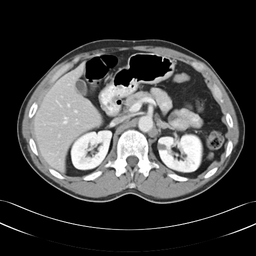
#> input picture data/images/ct3.png, 256 x 256 px, shrunk from 512 x 512 before the run
$ python add_poisson_noise_filter.py
#> lines starting #> are read from the running program, lines starting #| are printed output that depends on the picture; long printed decimals are rounded
import warnings
import numpy as np
import matplotlib.pyplot as plt
import bm3d
from skimage.restoration import denoise_nl_means, estimate_sigma
from skimage import data
from skimage.color import rgb2gray
from skimage.io import imread
from skimage.io import imshow, imsave
from skimage.util import img_as_float, img_as_ubyte, random_noise
from skimage.transform import radon, iradon, iradon_sart
from skimage.metrics import peak_signal_noise_ratio, structural_similarity

# To avoid unnecessary warning messages
warnings.simplefilter(action='ignore')

def anscombe_transform(image):
    """Apply the Anscombe transform to the image."""
    return 2 * np.sqrt(image + 3.0/8.0)

def inverse_anscombe_transform(transformed_image):
    """Apply the inverse Anscombe transform to the image."""
    return (transformed_image / 2) ** 2 - 3.0/8.0

# Para ruído Poisson-Gaussiano essa é a verdadeira Transformada de Anscombe (generalizada)
# REF: https://github.com/broxtronix/pymultiscale/blob/master/pymultiscale/anscombe.py
def generalized_anscombe_transform(image, sigma=0, mu=0, gain=1.0): # sigma é o desvio padrão do ruído
    """Apply the Anscombe transform to the image."""
    y = gain*image + (gain**2)*3.0/8.0 + sigma**2 - gain*mu
    return (2.0/gain)*np.sqrt(np.maximum(y, 0.0))

# Para ruído Poisson-Gaussiano essa é a verdadeira Transformada Inversa de Anscombe (generalizada)
# REF: https://github.com/broxtronix/pymultiscale/blob/master/pymultiscale/anscombe.py
# REF: https://en.wikipedia.org/wiki/Anscombe_transform
def exact_inverse_anscombe_transform(transformed_image, sigma=0, mu=0, gain=1.0): # sigma é o desvio padrão do ruído
    """Apply the inverse Anscombe transform to the image."""
    exact_inverse = np.power(transformed_image/2.0, 2.0) + 1.0/4.0*np.sqrt(3.0/2.0)*np.power(transformed_image, -1.0) - 11.0/8.0*np.power(transformed_image, -2.0) + 5.0/8.0*np.sqrt(3.0/2.0)*np.power(transformed_image, -3.0) - 1.0/8.0 - sigma**2
    exact_inverse = np.maximum(0.0, exact_inverse)
    return exact_inverse

########################################
# Início
########################################
img = imread('data/images/ct3.png')
#> img is the input picture: shape (256, 256); min 0, max 255, mean 61.3
# [7 lines of commented-out code are left out]
if len(img.shape) > 2:
    img = rgb2gray(img)   # valores convertidos ficam entre 0 e 1
    img = 255*img

img = img.astype(np.uint8)              # Converte para uint8

nlin = img.shape[0]
#> nlin = 256
ncol = img.shape[1]
#> ncol = 256
n = nlin*ncol
#> n = 65536

# Normalize image
y = (255*((img - img.min())/(img.max() - img.min()))).astype(int)
y = ((img - img.min())/(img.max() - img.min()))
imsave('CT.png', img_as_ubyte(y))   # pixels de 0 a 255

# Radon transform
theta = np.linspace(0.0, 180.0, max(img.shape), endpoint=False)
#> theta = 256 values from 0 to 179.3
sinogram = radon(y, theta=theta)
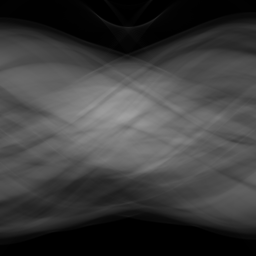
#> sinogram: shape (256, 256) float64; min 0, max 161, mean 61.2

# Reconstruction without noise in the projections
# filters = ramp, shepp-logan, cosine, hamming, hann
rec = iradon(sinogram, theta=theta)
#rec = iradon(sinogram, theta=theta, filter_name='shepp-logan')
z = (255*((rec - rec.min())/(rec.max() - rec.min()))).astype(int)
# Optional: Make the background zero (black)
z[np.where(y==0)] = 0
imsave('REC.png', img_as_ubyte(z))  # pixels de 0 a 255
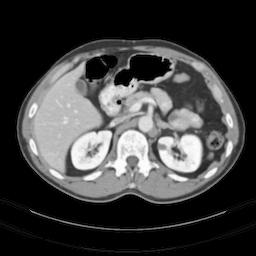
#> saved as REC.png: shape (256, 256); min 0, max 255, mean 63.1

# Adiciona ruído Poisson
# Quanto maior, menos ruído Poisson
MAX = sinogram.max()
#> MAX = 161
#PEAK = 5000
#PEAK = 10000
PEAK = 13000
sinogram_n = np.random.poisson(sinogram/MAX*PEAK)/PEAK*MAX

# Reconstruction with noise in the projections
# filters = ramp, shepp-logan, cosine, hamming, hann
rec_n = iradon(sinogram_n, theta=theta)
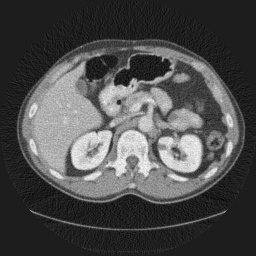
#> rec_n: shape (256, 256) float64; min -0.151, max 1.14, mean 0.239; drawn with min black and max white
#rec_n = iradon(sinogram_n, theta=theta, filter_name='shepp-logan')
x = (255*((rec_n - rec_n.min())/(rec_n.max() - rec_n.min()))).astype(int)
# Optional: Make the background zero (black)
x[np.where(y==0)] = 0
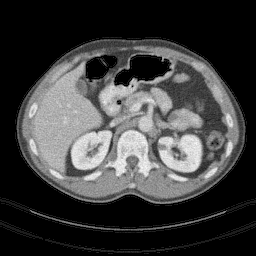
#> x: shape (256, 256) int64; min 0, max 255, mean 60.9
imsave('REC_n.png', img_as_ubyte(x))  # pixels de 0 a 255


################################################################
# Nesse ponto x é a imagem sem ruído e z é a imagem com ruído
################################################################
psnr_noisy = peak_signal_noise_ratio(z.astype(np.uint8), x.astype(np.uint8), )
#> psnr_noisy = 28.42
print('PSNR imagem ruidosa: ', psnr_noisy)
#| PSNR imagem ruidosa:  28.415

# Inicializa parâmetros
sigma_multipliers = np.arange(0.1, 2.5, 0.1)
# Estima o desvio padrão da imagem ruidosa
sigma_est = estimate_sigma(x.astype(float), channel_axis=None)
#> sigma_est = 6.9

# NLM padrão
for sigma_multiplier in sigma_multipliers:
    img_denoised_nlm = denoise_nl_means(x.astype(float), h=sigma_multiplier*sigma_est, fast_mode=True, patch_size=4, patch_distance=7, channel_axis=None)
    psnr_nlm = peak_signal_noise_ratio(z.astype(np.uint8), img_denoised_nlm.astype(np.uint8))
    print('PSNR imagem NLM: ', psnr_nlm)
    #ssim_nlm = structural_similarity(z.astype(np.uint8), img_denoised_nlm.astype(np.uint8))
    #print('SSIM imagem NLM: ', ssim_nlm)
    imsave('NLM_'+str(sigma_multiplier)+'.png', img_denoised_nlm.astype(np.uint8))
#> this loop made 24 passes
#> psnr_nlm on passes 1 to 12: 28.42, 28.42, 28.42, 28.42, 28.46, 28.59, 28.75, 28.91, 29.03, 29.12, 29.18, 29.2
#| PSNR imagem NLM:  28.416
#| PSNR imagem NLM:  28.418
#| PSNR imagem NLM:  28.422
#| PSNR imagem NLM:  28.418
#| PSNR imagem NLM:  28.461
#| PSNR imagem NLM:  28.590
#| PSNR imagem NLM:  28.753
#| PSNR imagem NLM:  28.906
#> (further printed lines are left out)
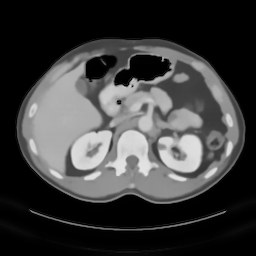
#> img_denoised_nlm: shape (256, 256) float64; min 0, max 228.2, mean 60.7

print()

# TA + NLM
# Inicializa parâmetros
sigma_multipliers = np.arange(0.01, 0.2, 0.005)
TA = generalized_anscombe_transform(x.astype(float), sigma_est)
#> in generalized_anscombe_transform, `return (2.0/gain)*np.sqrt(np.maximum(y, 0.0))`:
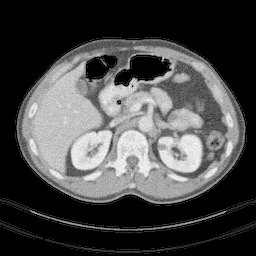
#> returned value: shape (256, 256) float64; min 13.86, max 34.82, mean 19.7; drawn with min black and max white
for sigma_multiplier in sigma_multipliers:
    img_denoised_nlm_ta = denoise_nl_means(TA, h=sigma_multiplier*sigma_est, fast_mode=True, patch_size=4, patch_distance=7, channel_axis=None)
    ITA = exact_inverse_anscombe_transform(img_denoised_nlm_ta, sigma_est)
    psnr_nlm_ta = peak_signal_noise_ratio(z.astype(np.uint8), ITA.astype(np.uint8))
    print('PSNR imagem NLM + TA: ', psnr_nlm_ta)
    #ssim_nlm_ta = structural_similarity(z.astype(np.uint8), ITA.astype(np.uint8))
    #print('SSIM imagem NLM + TA: ', ssim_nlm_ta)
    imsave('NLM_TA_'+str(sigma_multiplier)+'.png', img_denoised_nlm.astype(np.uint8))
#> this loop made 38 passes
#> psnr_nlm_ta on passes 1 to 12: 28.42, 28.42, 28.42, 28.41, 28.42, 28.46, 28.54, 28.63, 28.72, 28.81, 28.88, 28.95
#| PSNR imagem NLM + TA:  28.415
#| PSNR imagem NLM + TA:  28.415
#| PSNR imagem NLM + TA:  28.416
#| PSNR imagem NLM + TA:  28.414
#| PSNR imagem NLM + TA:  28.418
#| PSNR imagem NLM + TA:  28.459
#| PSNR imagem NLM + TA:  28.538
#| PSNR imagem NLM + TA:  28.631
#> (further printed lines are left out)
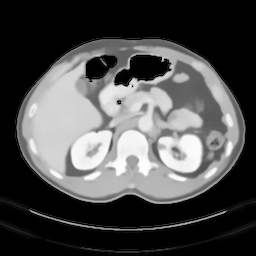
#> img_denoised_nlm_ta: shape (256, 256) float64; min 13.86, max 33.13, mean 19.7; drawn with min black and max white

$ run again, with data/images/ct4.png copied over data/images/ct3.png
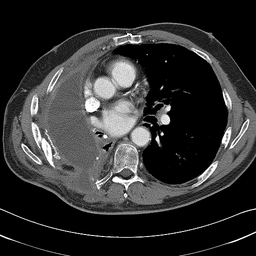
#> input picture data/images/ct4.png, 256 x 256 px, shrunk from 512 x 512 before the run
#> img is the input picture: shape (256, 256); min 0, max 255, mean 48.1
#> `sinogram = radon(y, theta=theta)`:
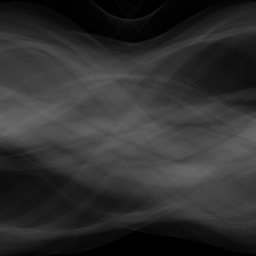
#> sinogram: shape (256, 256) float64; min 0, max 106.1, mean 47.8
#> MAX = 106.1
#> psnr_noisy = 34.57
#| PSNR imagem ruidosa:  34.571
#> sigma_est = 5.9
#> the loop `for sigma_multiplier in sigma_multipliers:` made 24 passes
#> psnr_nlm on passes 1 to 8: 34.57, 34.58, 34.59, 34.66, 34.86, 35.22, 35.58, 35.82
#> (printed output is left out)
#> the loop `for sigma_multiplier in sigma_multipliers:` made 38 passes
#> psnr_nlm_ta on passes 1 to 8: 34.57, 34.57, 34.57, 34.57, 34.58, 34.62, 34.72, 34.9
#> (printed output is left out)
#> after the loop `for sigma_multiplier in sigma_multipliers:`:
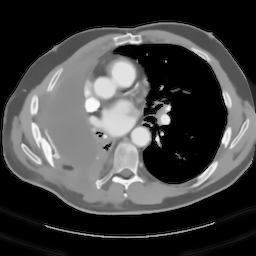
#> img_denoised_nlm_ta: shape (256, 256) float64; min 11.86, max 32.96, mean 17.4; drawn with min black and max white
